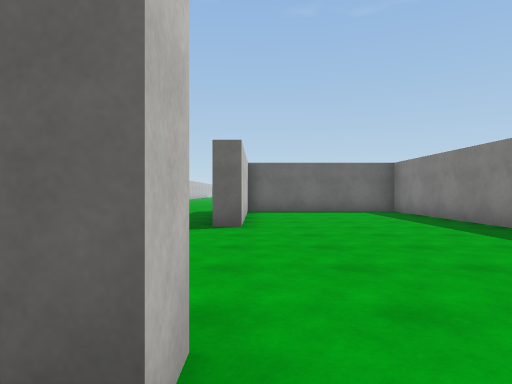
[1] (above)

23 first-person views from a walk through a scene from a Unity 3-D project. The camera is 1.2 m above the floor, looks level and sees 75° across. The floor is counted in squares, 2 m on a side. Each view is taken from the middle of a square. On the plan, view 1 faces up. The plan holds only what a view shows up to about 10 squares ahead; the rest is blank. The place goes on beyond the plan. The player is left out. Surface patterns are stand-ins for the level's own textures.

[2]
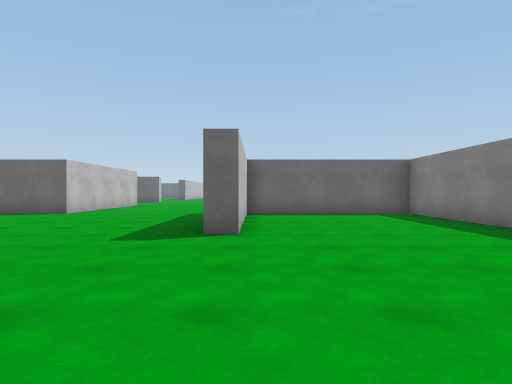

[3]
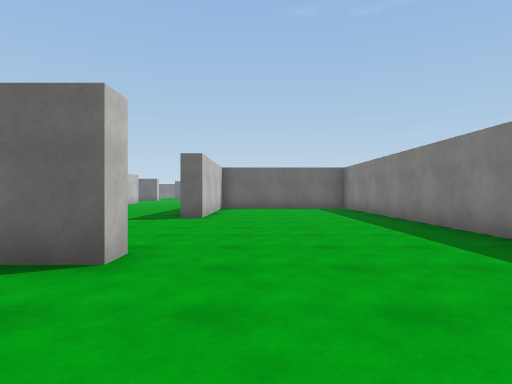

[4]
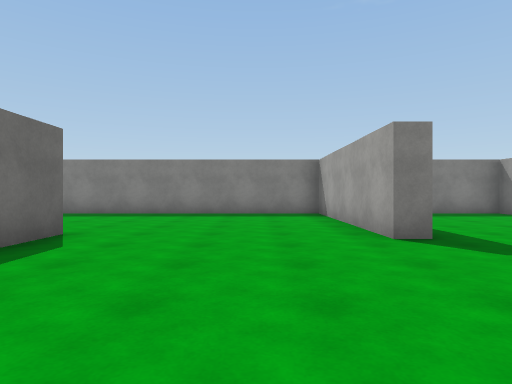

[5]
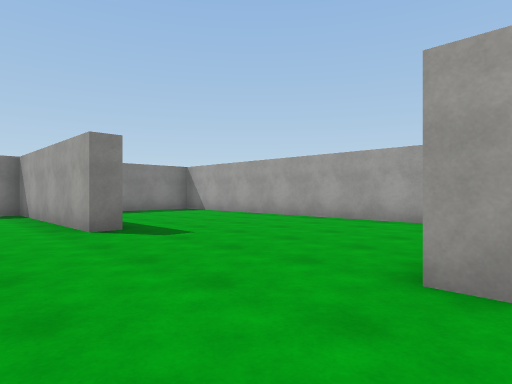

[6]
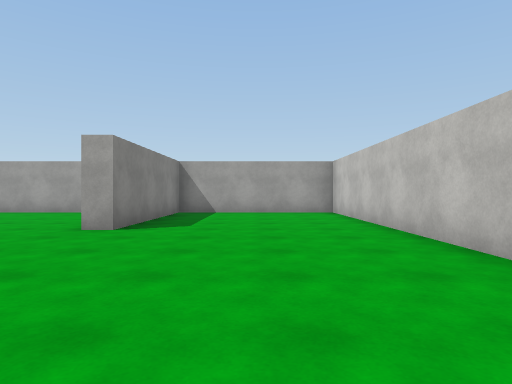

[7]
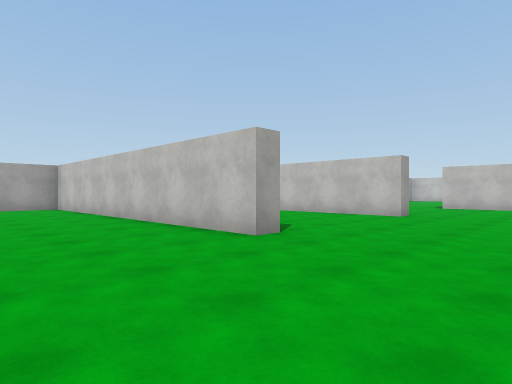

[8]
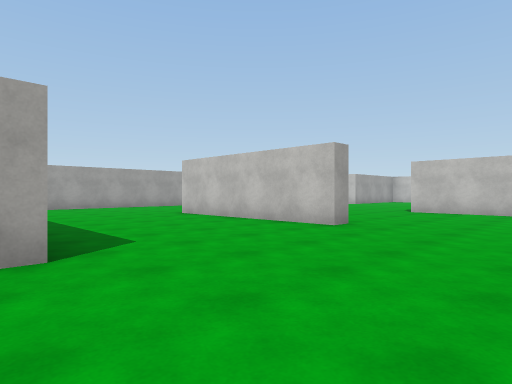

[9]
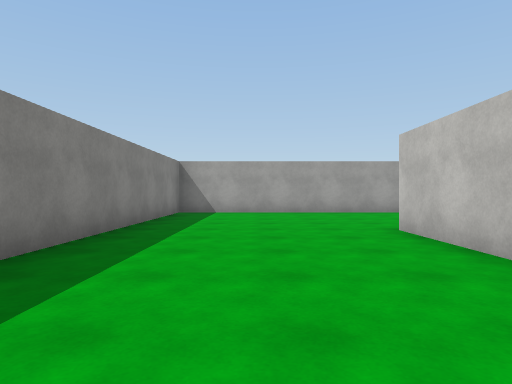

[10]
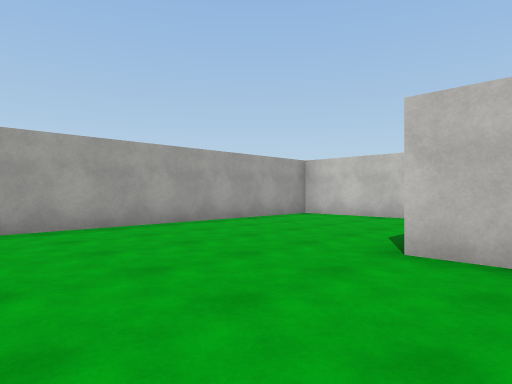

[11]
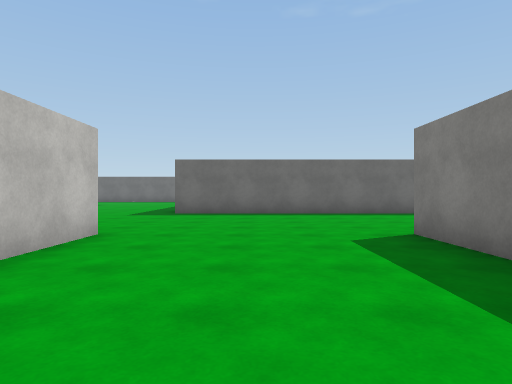

[12]
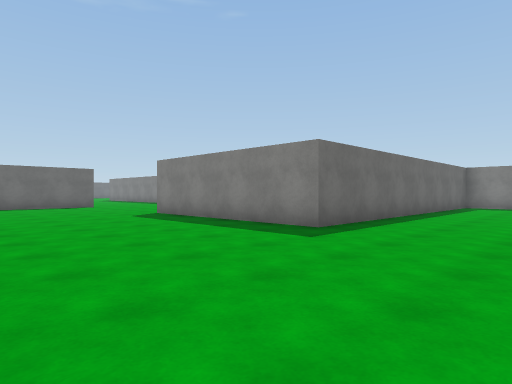

[13]
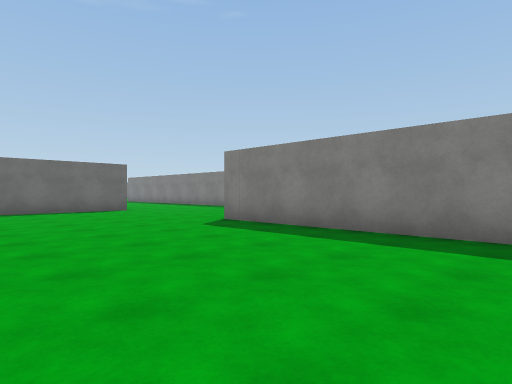

[14]
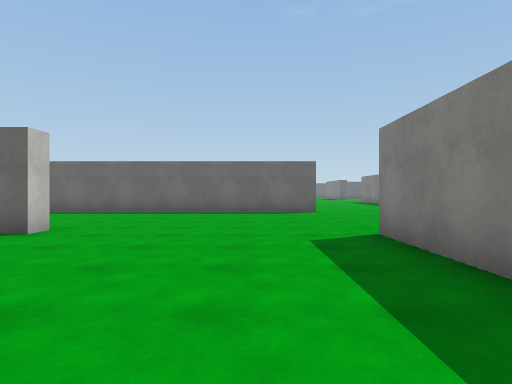

[15]
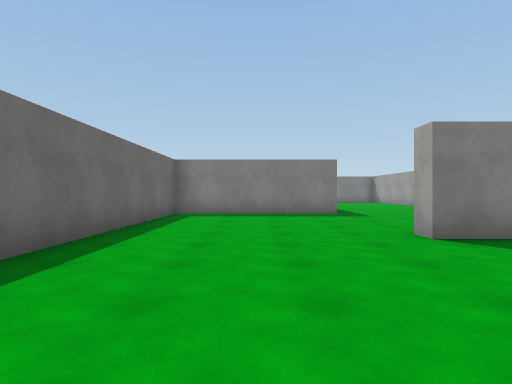

[16]
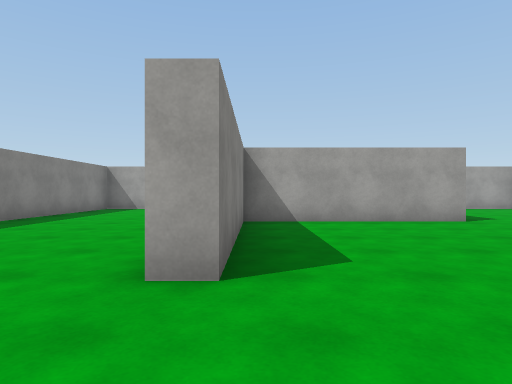

[17]
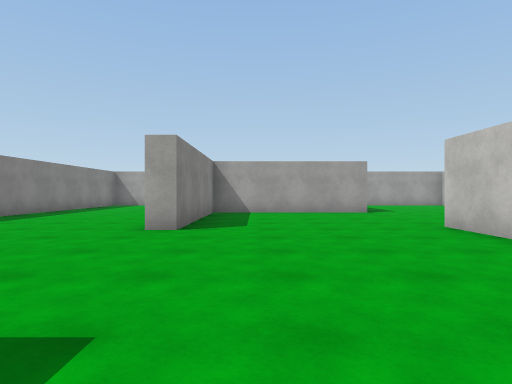

[18]
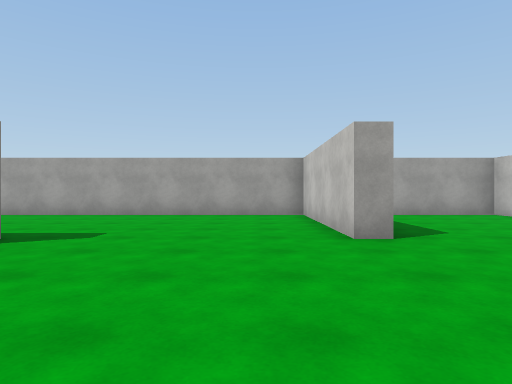

[19]
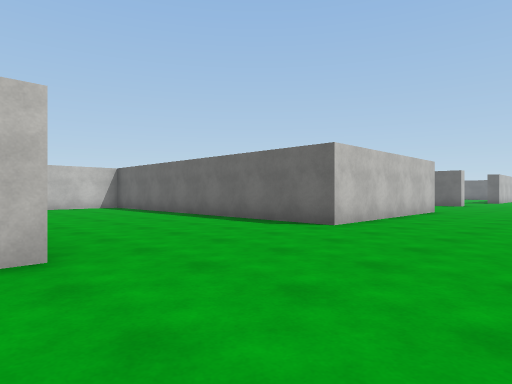

[20]
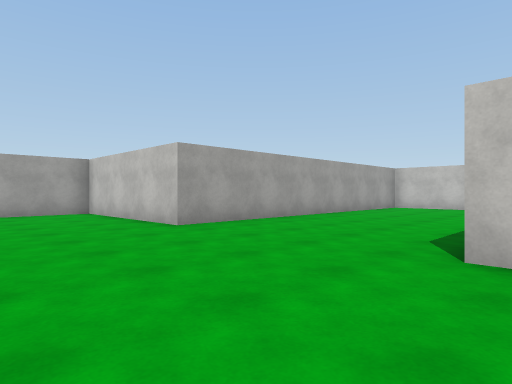

[21]
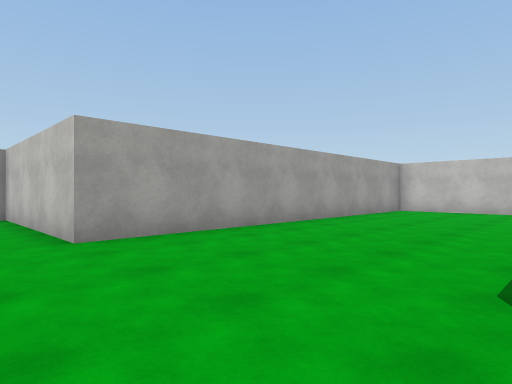

[22]
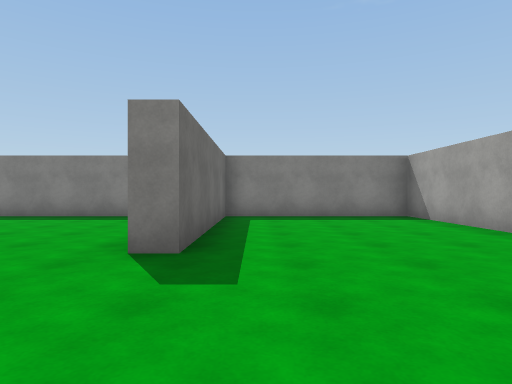

[23]
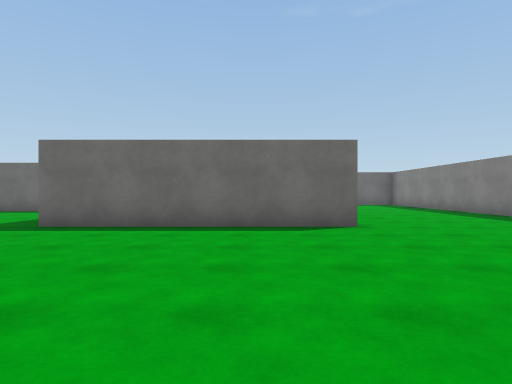

### Floor plan
Points are (right, up) in squares from view 1. A wall is a line through its corners. A room is listed if a view was taken in it or the views show most of it. See-through windows are left out.
Room 1 (views 1, 2, 3, 4, 5, 6, 7, 8, 9, 10, 11, 12, 13, 14, 15, 16, 17, 18, 19, 20, 21, 22, 23)
walls: (-5.3, 15.8) (-5.3, 10.3) (-11, 10.3); (-14.8, 8.6) (-14.8, 6.6); (-13.9, 5.8) (-5.3, 5.8) (-5.3, 1.3) (-3.2, 1.3); (-0.2, 9.5) (-0.2, 5.8) (-0.8, 5.8); (-15.3, 15.7) (-20.5, 15.7); (-0.2, 1.3) (-0.2, 0.7) (-5.8, 0.7) (-5.8, 5.2) (-15.2, 5.2) (-15.2, 10.8); (-20.4, -3.8) (-15.8, -3.8) (-15.8, 0.8) (-15.3, 0.8) (-15.3, -4.2); (-19.8, -5.9) (-19.8, -8.8) (-10.8, -8.8) (-10.8, 0.8) (-10.3, 0.8) (-10.3, -8.8) (-5.8, -8.8) (-5.8, -4.3) (-5.3, -4.3) (-5.3, -8.8) (4.3, -8.8) (4.3, -4.3) (-0.8, -4.3) (-0.8, -3.8) (4.3, -3.8) (4.3, 10.3) (-0.2, 10.3)

Where each view was taken, in squares from view 1:
view 1: 0 up, 0 right, facing up
view 2: 1 up, 0 right, facing up
view 3: 2 down, 1 right, facing up
view 4: 2 down, 5 left, facing right
view 5: 2 down, 6 left, facing down-right
view 6: 1 up, 8 left, facing down
view 7: 4 up, 7 left, facing down-left
view 8: 4 up, 10 left, facing down-left
view 9: 1 up, 13 left, facing down
view 10: 3 down, 12 left, facing down-left
view 11: 4 down, 13 left, facing up
view 12: 2 up, 20 left, facing up-right
view 13: 5 up, 20 left, facing up-right
view 14: 6 up, 17 left, facing up
view 15: 3 up, 15 left, facing right
view 16: 3 up, 16 left, facing down
view 17: 6 up, 17 left, facing down
view 18: 0 up, 4 left, facing down
view 19: 5 up, 2 left, facing up-left
view 20: 11 up, 2 left, facing down-left
view 21: 10 up, 4 left, facing down-left
view 22: 5 down, 4 left, facing right
view 23: 5 down, 2 left, facing up
